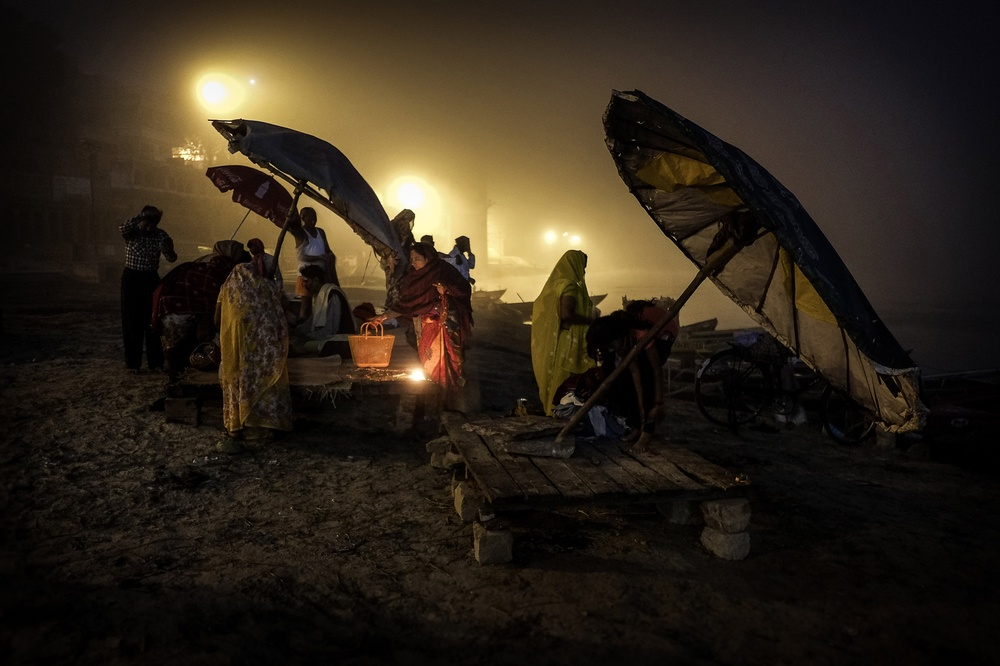
#> input picture LIME_V1.2/img/inp_4.jpg, 1000 x 666 px, shrunk from 2000 x 1333 before the run
$ python newtest.py
#> lines starting #> are read from the running program, lines starting #| are printed output that depends on the picture
from PIL import Image, ImageDraw
from PIL import ImageFilter
from PIL import ImageEnhance
im = Image.open("img/inp_4.jpg")
#> im is the input picture: PIL image 1000x666 RGB; mean R, G, B 46.7, 37.7, 25.7

im1 = im.filter(ImageFilter.BLUR)

im2 = im.filter(ImageFilter.MinFilter(3))
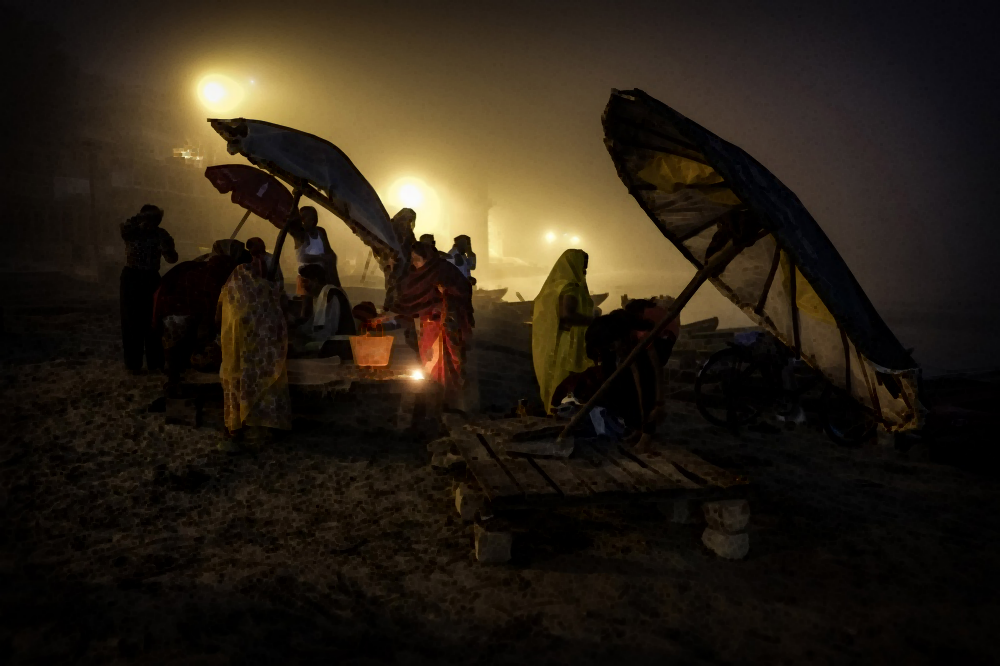
#> im2: PIL image 1000x666 RGB; mean R, G, B 41.2, 32.4, 20.8
im3 = im.filter(ImageFilter.MinFilter)
im4 = im.filter(ImageFilter.SMOOTH_MORE)

enhancer = ImageEnhance.Contrast(im)
for i in range(8):
    factor = i / 4.0
    enhancer.enhance(factor).show("Contrast %f" % factor)
#> this loop made 8 passes
#> pass 2, `enhancer.enhance(factor).show("Contrast %f" % factor)`:
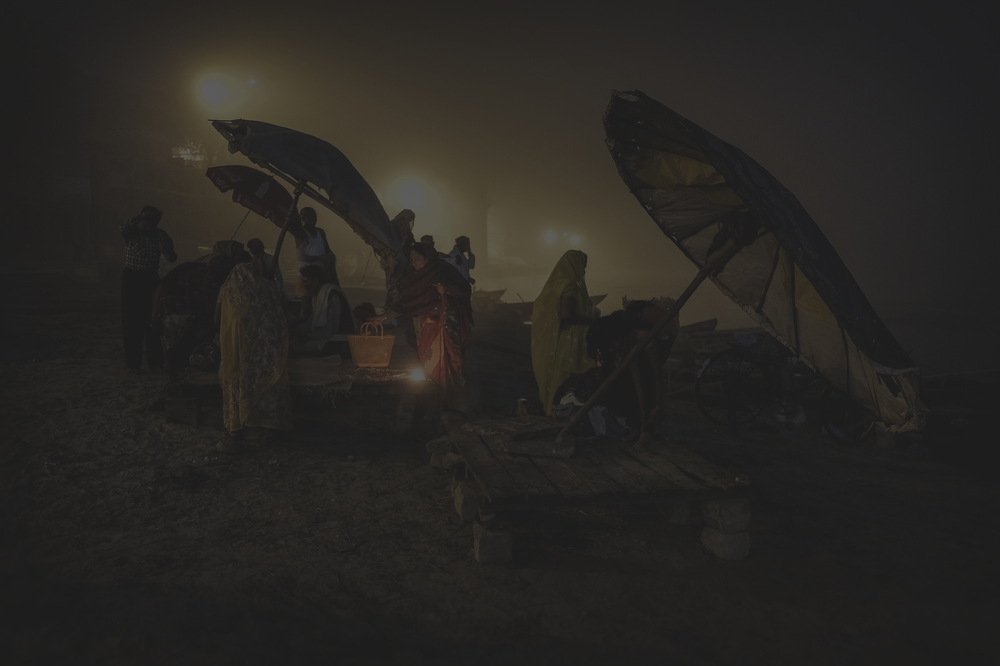
#> shown: PIL image 1000x666 RGB; mean R, G, B 40.6, 38.3, 35.3

#im5.show()

$ run again, with LIME_V1.2/img/inp_10.jpg copied over LIME_V1.2/img/inp_4.jpg
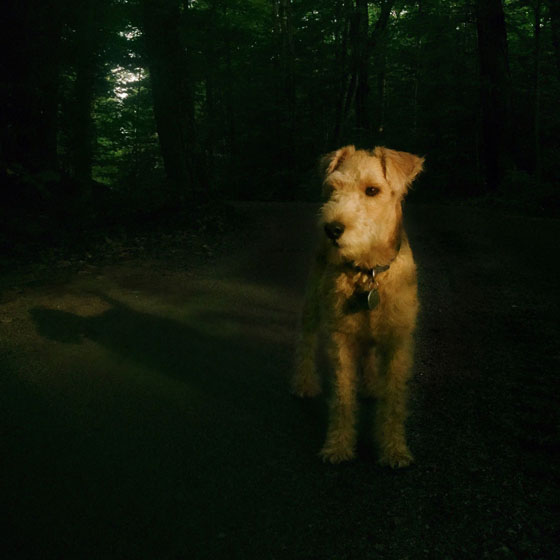
#> input picture LIME_V1.2/img/inp_10.jpg, 560 x 560 px
#> im is the input picture: PIL image 560x560 RGB; mean R, G, B 15.6, 21.2, 9.1
#> the loop `for i in range(8):` made 8 passes
#> pass 2, `enhancer.enhance(factor).show("Contrast %f" % factor)`:
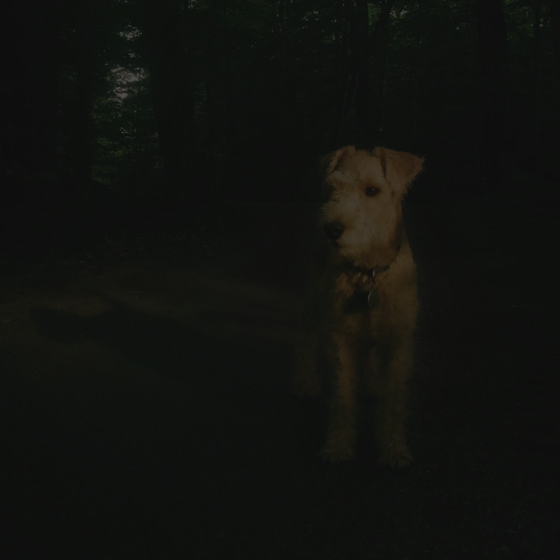
#> shown: PIL image 560x560 RGB; mean R, G, B 17, 18.4, 15.4

$ run again, with LIME_V1.2/img/inp_12.jpg copied over LIME_V1.2/img/inp_4.jpg
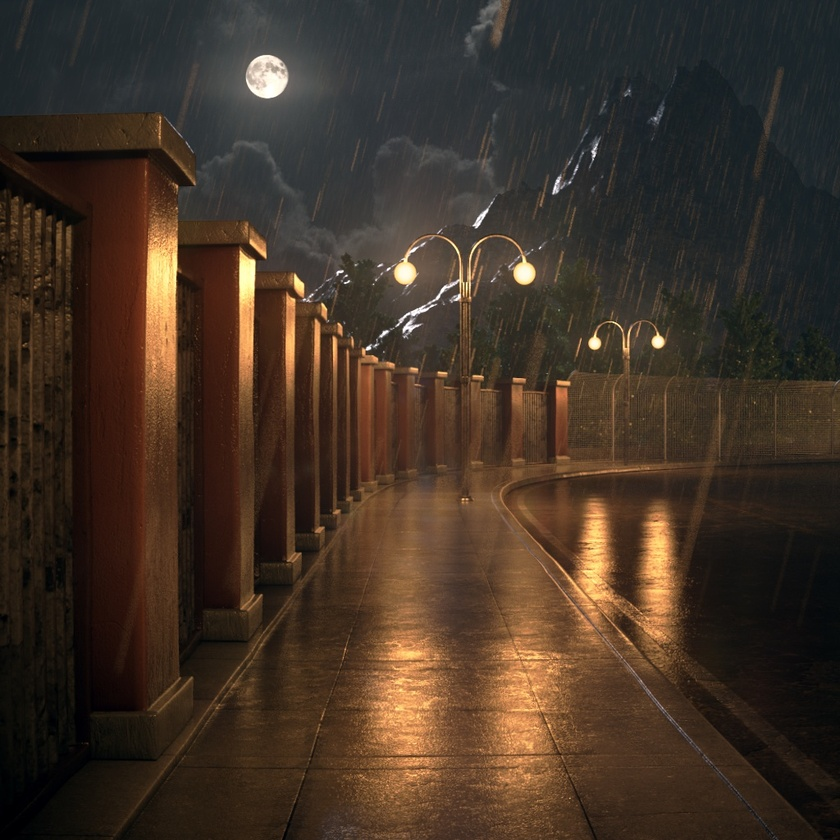
#> input picture LIME_V1.2/img/inp_12.jpg, 840 x 840 px, shrunk from 1024 x 1024 before the run
#> im is the input picture: PIL image 840x840 RGB; mean R, G, B 65.9, 50.9, 38.6
#> `im2 = im.filter(ImageFilter.MinFilter(3))`:
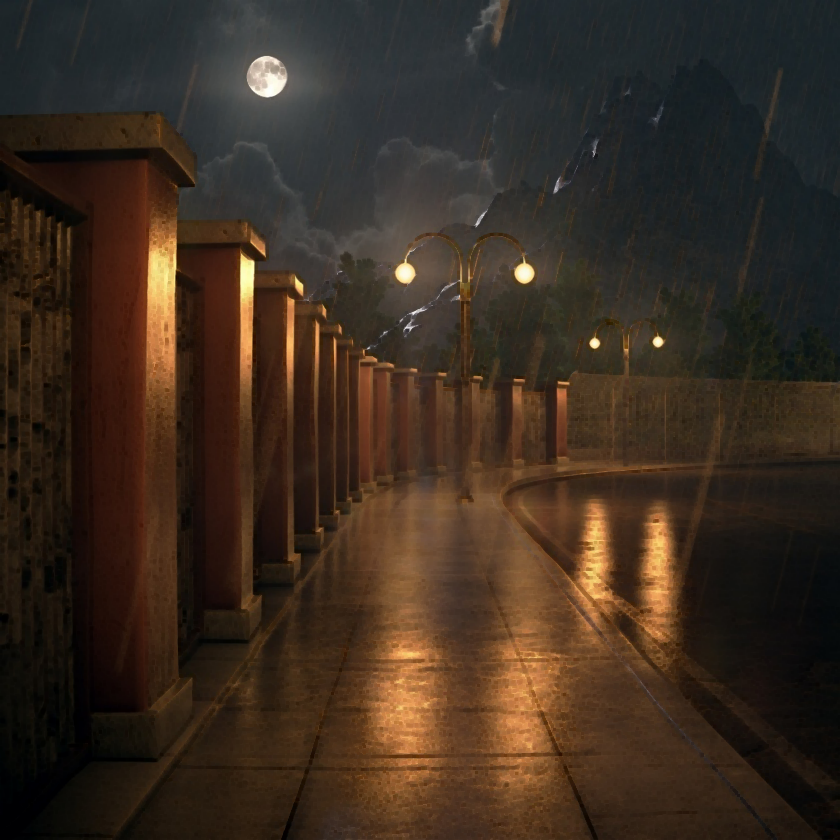
#> im2: PIL image 840x840 RGB; mean R, G, B 59.3, 44.8, 32.7
#> the loop `for i in range(8):` made 8 passes
#> pass 2, `enhancer.enhance(factor).show("Contrast %f" % factor)`:
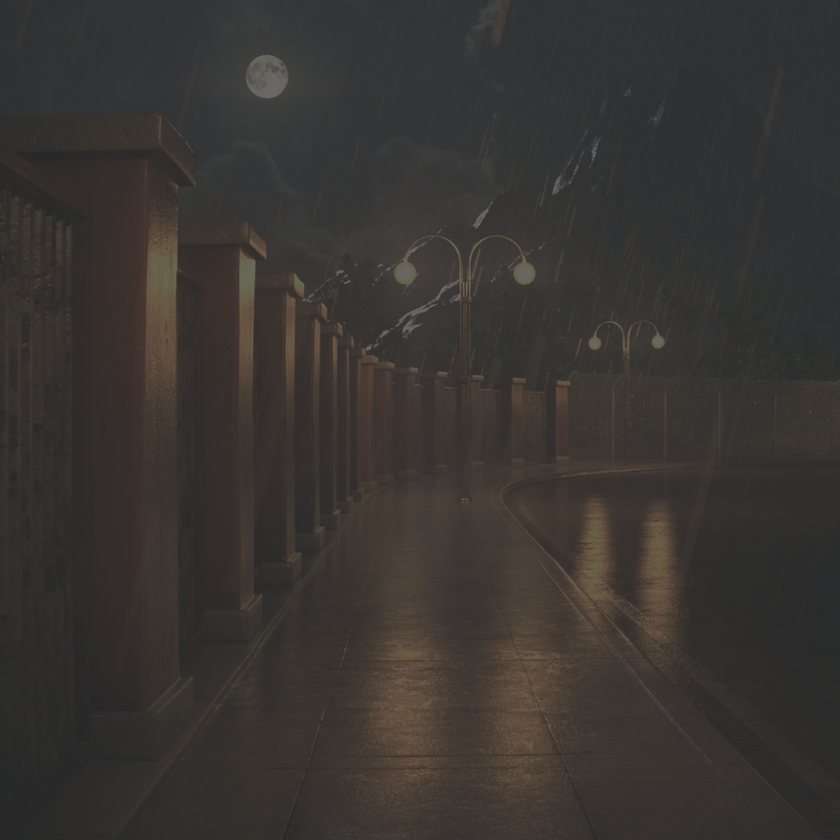
#> shown: PIL image 840x840 RGB; mean R, G, B 56.6, 52.9, 49.8
